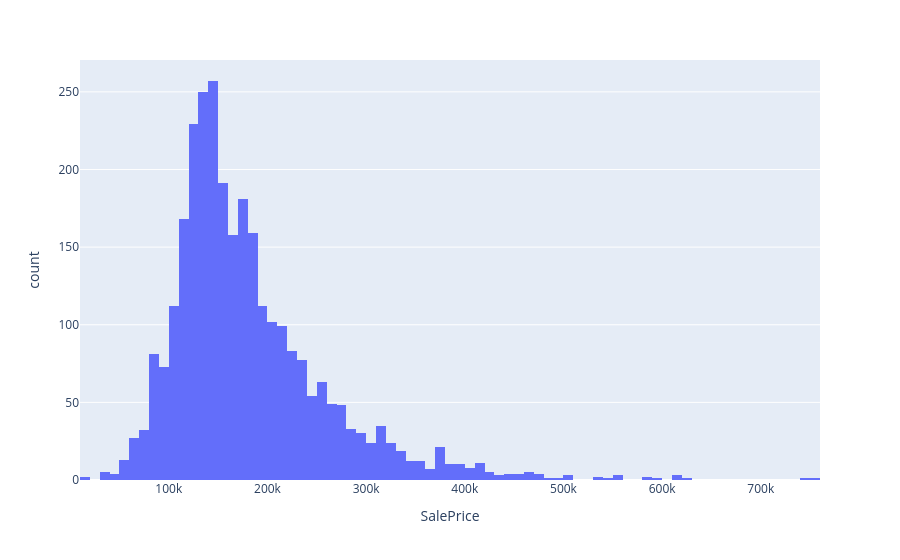

Source (notebook cell):
### Markdown cell above
<br>
<br>

### Code cell
px.histogram(df, x = df.SalePrice)

### Figure 1 — Plotly figure (JSON) as saved in the notebook; plotly's stock layout.template omitted (floating-point values rounded to 4 significant figures; data arrays with more than 128 entries replaced by an {"elided": "..."} marker saying what was removed)
{"data": [{"bingroup": "x", "hovertemplate": "SalePrice=%{x}<br>count=%{y}<extra></extra>", "legendgroup": "", "marker": {"color": "#636efa", "pattern": {"shape": ""}}, "name": "", "orientation": "v", "showlegend": false, "type": "histogram", "x": {"elided": "2930 int values"}, "xaxis": "x", "yaxis": "y"}], "layout": {"barmode": "relative", "legend": {"tracegroupgap": 0}, "margin": {"t": 60}, "xaxis": {"anchor": "y", "domain": [0, 1], "title": {"text": "SalePrice"}}, "yaxis": {"anchor": "x", "domain": [0, 1], "title": {"text": "count"}}}}
